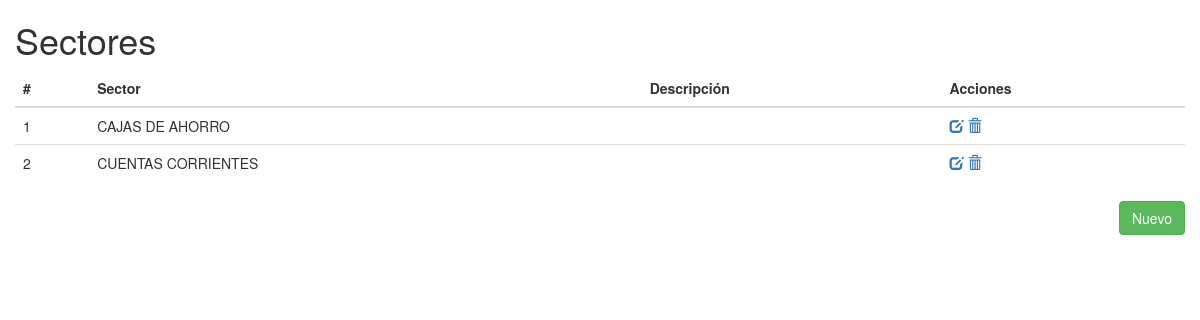
Before: /turnos/sector/ with the older database file.
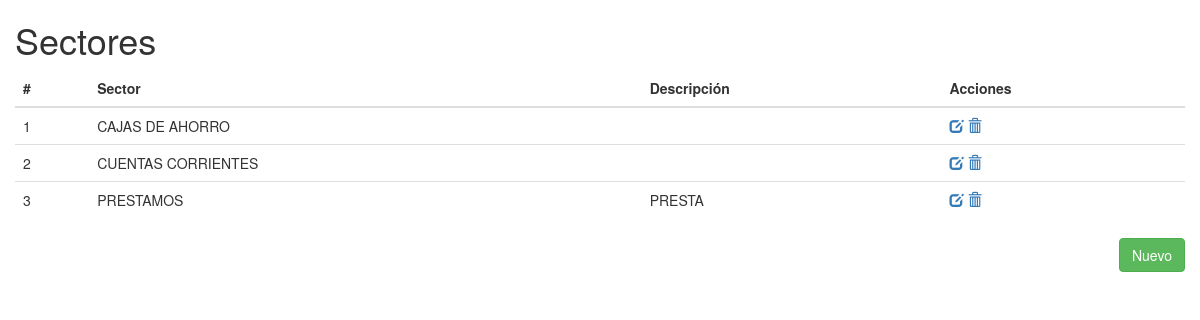
After: the same page with the newer database file.
### apps/turnos/models.py (models this page shows, shortened)
class Sectores(models.Model):
	nombre_sector     	= models.CharField(max_length=50)
	descripcion_sector	= models.CharField(max_length=200)
	codigo 			 	= models.CharField(max_length=2)

### apps/turnos/views.py (the view)
def sectores(request):
	listado = Sectores.objects.all()
	values = {
		'listado' : listado
	}
	return render_to_response('turnos/sector.html',values,context_instance=RequestContext(request))

### templates/turnos/sector.html
{% extends 'index.html' %}
{% block cuerpo %}
 <div class="container-fluid">
 	<h1>Sectores</h1>
	<div class="row">
		<div class="col-md-12">
			<table class="table">
				<thead>
					<tr>
						<th>
							#
						</th>
						<th>
							Sector
						</th>
						<th>
							Descripción
						</th>
						<th>
							Acciones
						</th>
					</tr>
				</thead>
				<tbody>
					{% for elemento in listado %}
					<tr>
						<td>
							{{ elemento.id }}
						</td>
						<td>
							{{ elemento.nombre_sector }}
						</td>
						<td>
							{{ elemento.descripcion_sector }}
						</td>
						<td>
							<a href="{% url 'sector_edit' elemento.id %}"><i class="glyphicon glyphicon-edit"></i></a>
							<a href="{% url 'sector_delete' elemento.id %}"><i class="glyphicon glyphicon-trash"></i></a>
						</td>
					</tr>
					{% endfor %}
				</tbody>
			</table>
		</div>
	</div>
	<a href="{% url 'sector_nuevo' %}" class="btn btn-success pull-right">Nuevo</a>
</div>
{% endblock cuerpo %}

Changed rows visible on the page:
added Sectores: id "3", nombre_sector "PRESTAMOS", descripcion_sector "PRESTA"
